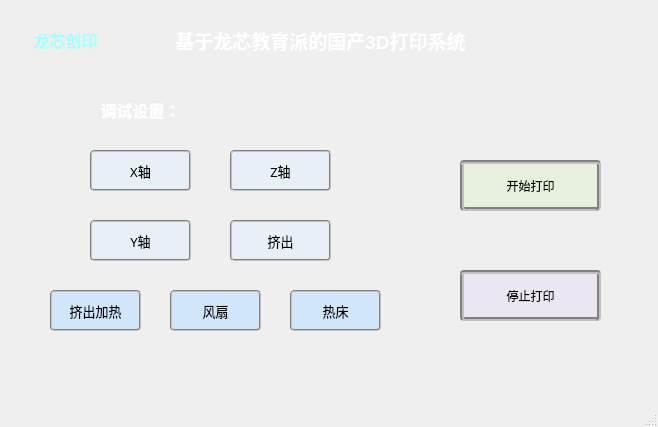
<?xml version="1.0" encoding="UTF-8"?>
<ui version="4.0">
 <class>MainWindow</class>
 <widget class="QMainWindow" name="MainWindow">
  <property name="geometry">
   <rect>
    <x>0</x>
    <y>0</y>
    <width>658</width>
    <height>427</height>
   </rect>
  </property>
  <property name="windowTitle">
   <string>MainWindow</string>
  </property>
  <property name="styleSheet">
   <string notr="true">#MainWindow{background-image: url(:/background.png);}</string>
  </property>
  <widget class="QWidget" name="centralwidget">
   <widget class="QPushButton" name="X_button">
    <property name="geometry">
     <rect>
      <x>90</x>
      <y>150</y>
      <width>101</width>
      <height>41</height>
     </rect>
    </property>
    <property name="font">
     <font>
      <family>微软雅黑</family>
      <pointsize>10</pointsize>
     </font>
    </property>
    <property name="styleSheet">
     <string notr="true">border:2px groove gray;border-radius:
4px;padding:2px 4px;
background-color: rgb(230, 240, 245);
</string>
    </property>
    <property name="text">
     <string>X轴</string>
    </property>
   </widget>
   <widget class="QLabel" name="label">
    <property name="geometry">
     <rect>
      <x>10</x>
      <y>20</y>
      <width>111</width>
      <height>41</height>
     </rect>
    </property>
    <property name="font">
     <font>
      <family>宋体</family>
     </font>
    </property>
    <property name="text">
     <string>&lt;html&gt;&lt;head/&gt;&lt;body&gt;&lt;p align=&quot;center&quot;&gt;&lt;span style=&quot; font-size:12pt; font-weight:700; color:#aaffff;&quot;&gt;龙芯创印&lt;/span&gt;&lt;/p&gt;&lt;/body&gt;&lt;/html&gt;</string>
    </property>
   </widget>
   <widget class="QPushButton" name="Y_button">
    <property name="geometry">
     <rect>
      <x>90</x>
      <y>220</y>
      <width>101</width>
      <height>41</height>
     </rect>
    </property>
    <property name="font">
     <font>
      <family>微软雅黑</family>
      <pointsize>10</pointsize>
     </font>
    </property>
    <property name="styleSheet">
     <string notr="true">border:2px groove gray;border-radius:
4px;padding:2px 4px;
background-color: rgb(230, 240, 245);</string>
    </property>
    <property name="text">
     <string>Y轴</string>
    </property>
   </widget>
   <widget class="QPushButton" name="Z_button">
    <property name="geometry">
     <rect>
      <x>230</x>
      <y>150</y>
      <width>101</width>
      <height>41</height>
     </rect>
    </property>
    <property name="font">
     <font>
      <family>微软雅黑</family>
      <pointsize>10</pointsize>
     </font>
    </property>
    <property name="styleSheet">
     <string notr="true">border:2px groove gray;border-radius:
4px;padding:2px 4px;
background-color: rgb(230, 240, 245);</string>
    </property>
    <property name="text">
     <string>Z轴</string>
    </property>
   </widget>
   <widget class="QPushButton" name="Extruded_button">
    <property name="geometry">
     <rect>
      <x>230</x>
      <y>220</y>
      <width>101</width>
      <height>41</height>
     </rect>
    </property>
    <property name="font">
     <font>
      <family>微软雅黑</family>
      <pointsize>10</pointsize>
     </font>
    </property>
    <property name="styleSheet">
     <string notr="true">border:2px groove gray;border-radius:
4px;padding:2px 4px;
background-color: rgb(230, 240, 245);</string>
    </property>
    <property name="text">
     <string>挤出</string>
    </property>
   </widget>
   <widget class="QPushButton" name="Fan_button">
    <property name="geometry">
     <rect>
      <x>170</x>
      <y>290</y>
      <width>91</width>
      <height>41</height>
     </rect>
    </property>
    <property name="font">
     <font>
      <family>微软雅黑</family>
      <pointsize>10</pointsize>
     </font>
    </property>
    <property name="styleSheet">
     <string notr="true">border:2px groove gray;border-radius:
4px;padding:2px 4px;
background-color: rgb(210, 230, 250);</string>
    </property>
    <property name="text">
     <string>风扇</string>
    </property>
   </widget>
   <widget class="QPushButton" name="Fire_extruded_button">
    <property name="geometry">
     <rect>
      <x>50</x>
      <y>290</y>
      <width>91</width>
      <height>41</height>
     </rect>
    </property>
    <property name="font">
     <font>
      <family>微软雅黑</family>
      <pointsize>10</pointsize>
     </font>
    </property>
    <property name="styleSheet">
     <string notr="true">border:2px groove gray;border-radius:
4px;padding:2px 4px;
background-color: rgb(210, 230, 250);</string>
    </property>
    <property name="text">
     <string>挤出加热</string>
    </property>
   </widget>
   <widget class="QPushButton" name="Fire_chuang_button">
    <property name="geometry">
     <rect>
      <x>290</x>
      <y>290</y>
      <width>91</width>
      <height>41</height>
     </rect>
    </property>
    <property name="font">
     <font>
      <family>微软雅黑</family>
      <pointsize>10</pointsize>
     </font>
    </property>
    <property name="styleSheet">
     <string notr="true">border:2px groove gray;border-radius:
4px;padding:2px 4px;
background-color: rgb(210, 230, 250);</string>
    </property>
    <property name="text">
     <string>热床</string>
    </property>
   </widget>
   <widget class="QPushButton" name="action_Button">
    <property name="geometry">
     <rect>
      <x>460</x>
      <y>160</y>
      <width>141</width>
      <height>51</height>
     </rect>
    </property>
    <property name="styleSheet">
     <string notr="true">border:4px groove gray;border-radius:
4px;padding:2px 4px;
background-color: rgb(230,240,220);
</string>
    </property>
    <property name="text">
     <string>开始打印</string>
    </property>
   </widget>
   <widget class="QPushButton" name="Stop_button">
    <property name="geometry">
     <rect>
      <x>460</x>
      <y>270</y>
      <width>141</width>
      <height>51</height>
     </rect>
    </property>
    <property name="styleSheet">
     <string notr="true">border:4px groove gray;border-radius:
4px;padding:2px 4px;
background-color: rgb(235, 230, 240);
</string>
    </property>
    <property name="text">
     <string>停止打印</string>
    </property>
   </widget>
   <widget class="QLabel" name="label_3">
    <property name="geometry">
     <rect>
      <x>530</x>
      <y>10</y>
      <width>121</width>
      <height>61</height>
     </rect>
    </property>
    <property name="styleSheet">
     <string notr="true">border-image: url(:/one.png);</string>
    </property>
    <property name="text">
     <string/>
    </property>
   </widget>
   <widget class="QLabel" name="label_2">
    <property name="geometry">
     <rect>
      <x>90</x>
      <y>90</y>
      <width>101</width>
      <height>41</height>
     </rect>
    </property>
    <property name="text">
     <string>&lt;html&gt;&lt;head/&gt;&lt;body&gt;&lt;p align=&quot;center&quot;&gt;&lt;span style=&quot; font-size:12pt; font-weight:700; color:#ffffff;&quot;&gt;调试设置：&lt;/span&gt;&lt;/p&gt;&lt;/body&gt;&lt;/html&gt;</string>
    </property>
   </widget>
   <widget class="QLabel" name="label_4">
    <property name="geometry">
     <rect>
      <x>130</x>
      <y>20</y>
      <width>381</width>
      <height>41</height>
     </rect>
    </property>
    <property name="text">
     <string>&lt;html&gt;&lt;head/&gt;&lt;body&gt;&lt;p align=&quot;center&quot;&gt;&lt;span style=&quot; font-size:14pt; font-weight:700; color:#ffffff;&quot;&gt;基于龙芯教育派的国产3D打印系统&lt;/span&gt;&lt;/p&gt;&lt;/body&gt;&lt;/html&gt;</string>
    </property>
   </widget>
   <widget class="QLabel" name="label_5">
    <property name="geometry">
     <rect>
      <x>20</x>
      <y>90</y>
      <width>61</width>
      <height>51</height>
     </rect>
    </property>
    <property name="styleSheet">
     <string notr="true">border-image: url(:/aaaa.png);</string>
    </property>
    <property name="text">
     <string/>
    </property>
   </widget>
  </widget>
  <widget class="QMenuBar" name="menubar">
   <property name="geometry">
    <rect>
     <x>0</x>
     <y>0</y>
     <width>658</width>
     <height>27</height>
    </rect>
   </property>
  </widget>
  <widget class="QStatusBar" name="statusbar"/>
 </widget>
 <resources/>
 <connections/>
</ui>
